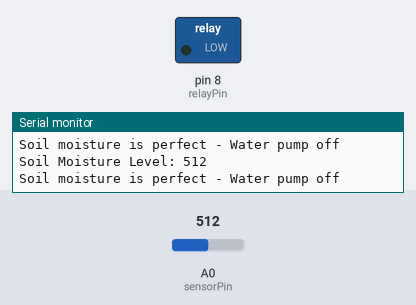
The sketch below on a simulated Arduino Uno, built with avr-gcc and run on an emulated ATmega328P. Shown: switched loads named in the sketch (green lamp = pin HIGH), the last lines printed to the serial monitor. The test bench sets the inputs (shaded band); at power-on: A0 (sensorPin) = 512.

Above: at 1.8 s.
1.9 s: A0 (sensorPin) set to 731
3.4 s: A0 (sensorPin) set to 763
At 5.1 s:
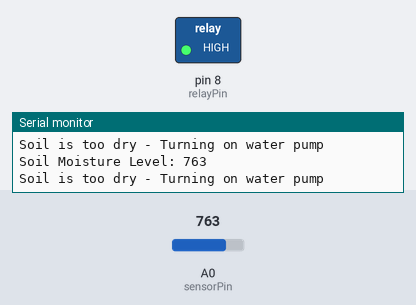
5.5 s: A0 (sensorPin) set to 716
At 6.9 s:
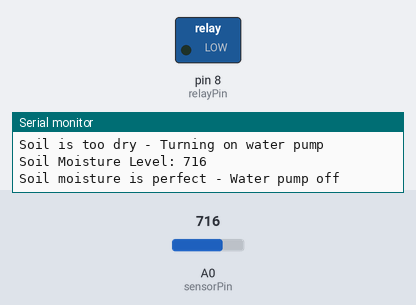
7.5 s: A0 (sensorPin) set to 900
At 8.7 s:
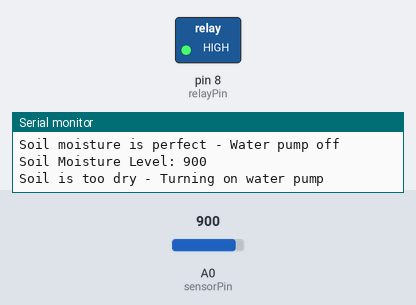
Timing chart, 0 to 10.5 s (numbered marks = the images above; inputs shaded):
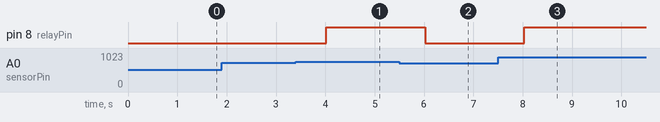

Measured:
- the behaviour switches between 749 and 750 on A0 (sensorPin) (found by bisection; images 0 and 1)
- after the input at 3.4 s, pin 8 (relayPin): LOW → HIGH after 0.62 s
- after the input at 5.5 s, pin 8 (relayPin): HIGH → LOW after 0.53 s
- after the input at 7.5 s, pin 8 (relayPin): LOW → HIGH after 0.53 s

The sketch:

P5.ino
```cpp
/*
  P5- Interface a soil moisture sensor YL-69 or HL-69 using analog output
  with an Arduino, read the moisture level, and control a water motor
  based on the soil moisture level. Write a program in Embedded C to
  detect and display these values.
*/

// Define the sensor and relay pins
#define sensorPin A0         // Analog pin for soil moisture sensor
#define relayPin 8           // Digital pin for relay module

// Define threshold values for soil moisture
#define soilWet 500          // Value when soil is considered wet
#define soilDry 750          // Value when soil is considered dry

void setup() {
  pinMode(relayPin, OUTPUT);
  pinMode (sensorPin, INPUT); // Set relay pin as output
  digitalWrite(relayPin, LOW);      // Initially turn off the relay
  Serial.begin(9600);               // Begin serial communication
}

void loop() {
  int moistureLevel = analogRead(sensorPin); // Read the moisture level
  Serial.print("Soil Moisture Level: ");
  Serial.println(moistureLevel);

  // Check if the soil is too dry
  if (moistureLevel >= soilDry) {
    Serial.println("Soil is too dry - Turning on water pump");
    digitalWrite(relayPin, HIGH);  // Turn on the relay to start the pump
  }
  // Check if the soil moisture is in an acceptable range
  else if (moistureLevel < soilDry && moistureLevel > soilWet) {
    Serial.println("Soil moisture is perfect - Water pump off");
    digitalWrite(relayPin, LOW);   // Turn off the relay to stop the pump
  }
  // If soil is too wet
  else {
    Serial.println("Soil is too wet - Water pump off");
    digitalWrite(relayPin, LOW);   // Turn off the relay to stop the pump
  }

  delay(1000);  // Wait for 1 second before taking another reading
}
```
